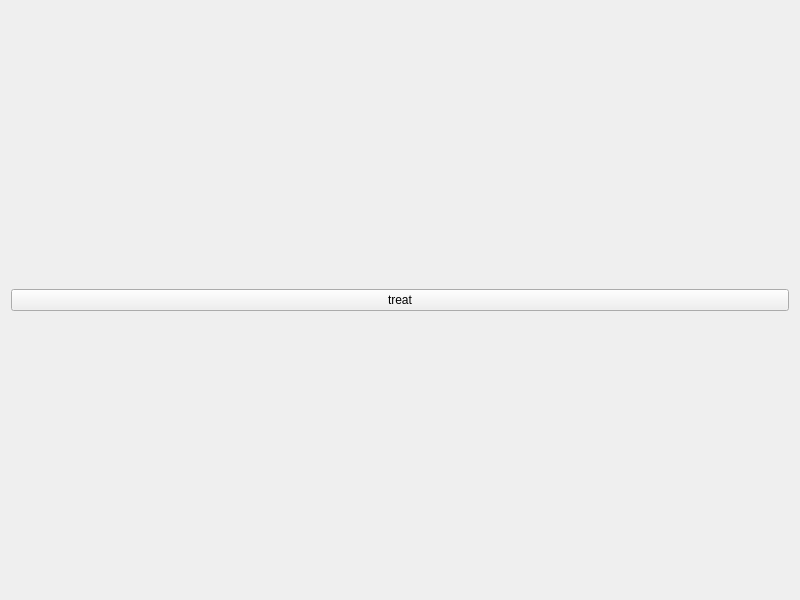
<?xml version="1.0" encoding="UTF-8"?>
<ui version="4.0">
    <class>treatments_page</class>
    <widget class="QWidget" name="treatments_page">
        <property name="geometry">
            <rect>
                <x>0</x>
                <y>0</y>
                <width>800</width>
                <height>600</height>
            </rect>
        </property>
        <property name="sizePolicy">
            <sizepolicy hsizetype="Expanding" vsizetype="Expanding">
                <horstretch>0</horstretch>
                <verstretch>0</verstretch>
            </sizepolicy>
        </property>
        <property name="windowTitle">
            <string>Form</string>
        </property>
        <layout class="QGridLayout" name="gridLayout_2">
            <item row="0" column="0">
                <layout class="QGridLayout" name="gridLayout">
                    <item row="0" column="0">
                        <widget class="QPushButton" name="pushButton">
                            <property name="text">
                                <string>treat</string>
                            </property>
                        </widget>
                    </item>
                </layout>
            </item>
        </layout>
    </widget>
    <resources/>
    <connections/>
</ui>
